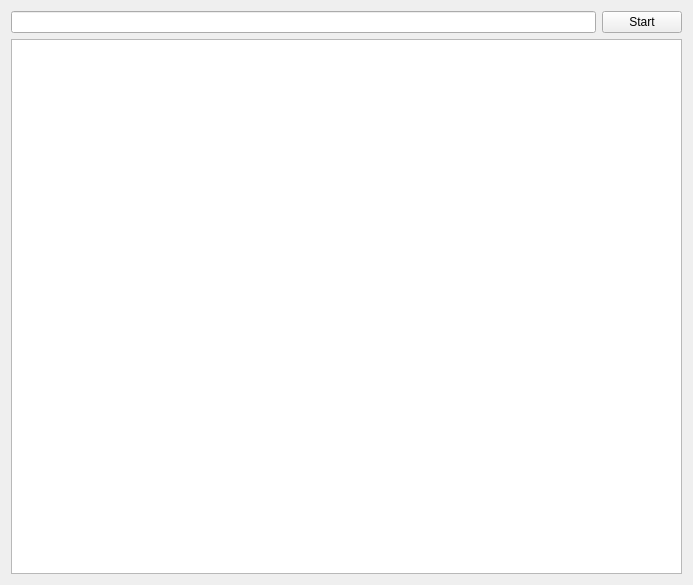
<?xml version="1.0" encoding="UTF-8"?>
<ui version="4.0">
 <class>Lucky_you</class>
 <widget class="QWidget" name="Lucky_you">
  <property name="geometry">
   <rect>
    <x>0</x>
    <y>0</y>
    <width>693</width>
    <height>585</height>
   </rect>
  </property>
  <property name="windowTitle">
   <string>Form</string>
  </property>
  <layout class="QVBoxLayout" name="verticalLayout">
   <item>
    <layout class="QHBoxLayout" name="horizontalLayout">
     <item>
      <widget class="QLineEdit" name="lastMessage"/>
     </item>
     <item>
      <widget class="QPushButton" name="sendButton">
       <property name="text">
        <string>Start</string>
       </property>
      </widget>
     </item>
    </layout>
   </item>
   <item>
    <layout class="QHBoxLayout" name="horizontalLayout_2">
     <item>
      <widget class="QGraphicsView" name="mugView"/>
     </item>
    </layout>
   </item>
  </layout>
 </widget>
 <resources/>
 <connections/>
</ui>
